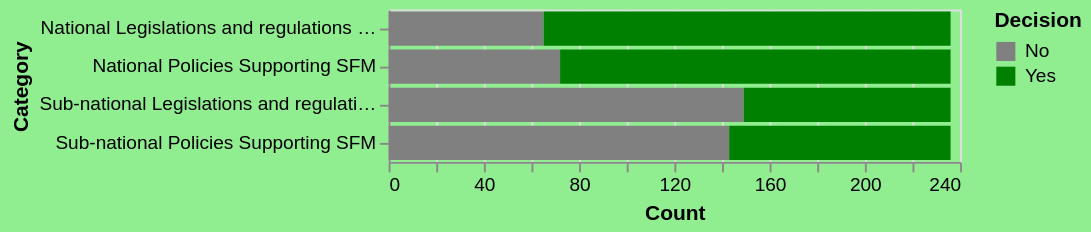

Here is the Vega-Lite specification saved for this chart:
### Vega-Lite specification from a JSON file in a GitHub repository (floating-point values rounded to 4 significant figures)
{"$schema": "https://vega.github.io/schema/vega-lite/v5.json", "config": {"background": "lightgreen"}, "data": {"values": [{"Category": "National Policies Supporting SFM", "Decision": "Yes", "Value": 164}, {"Category": "National Policies Supporting SFM", "Decision": "No", "Value": 72}, {"Category": "Sub-national Policies Supporting SFM", "Decision": "Yes", "Value": 93}, {"Category": "Sub-national Policies Supporting SFM", "Decision": "No", "Value": 143}, {"Category": "National Legislations and regulations supporting SFM ( 1000 ha )", "Decision": "Yes", "Value": 171}, {"Category": "National Legislations and regulations supporting SFM ( 1000 ha )", "Decision": "No", "Value": 65}, {"Category": "Sub-national Legislations and regulations supporting SFM ( 1000 ha )", "Decision": "Yes", "Value": 87}, {"Category": "Sub-national Legislations and regulations supporting SFM ( 1000 ha )", "Decision": "No", "Value": 149}]}, "mark": "bar", "encoding": {"y": {"field": "Category", "type": "nominal"}, "x": {"field": "Value", "type": "quantitative", "axis": {"title": "Count"}}, "color": {"field": "Decision", "type": "nominal", "scale": {"range": ["grey", "green"]}, "legend": {"title": "Decision"}}}}
